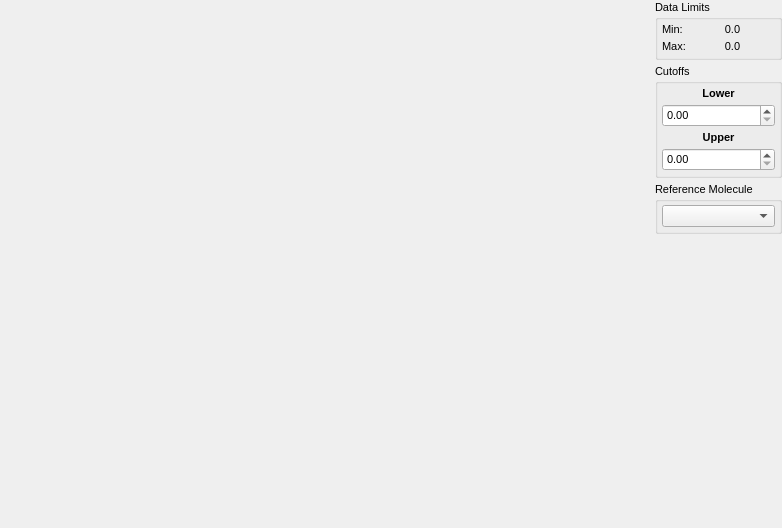
<?xml version="1.0" encoding="UTF-8"?>
<ui version="4.0">
 <class>OrientedSDFModuleWidget</class>
 <widget class="QWidget" name="OrientedSDFModuleWidget">
  <property name="geometry">
   <rect>
    <x>0</x>
    <y>0</y>
    <width>782</width>
    <height>528</height>
   </rect>
  </property>
  <property name="sizePolicy">
   <sizepolicy hsizetype="Expanding" vsizetype="Expanding">
    <horstretch>0</horstretch>
    <verstretch>0</verstretch>
   </sizepolicy>
  </property>
  <property name="font">
   <font>
    <pointsize>8</pointsize>
   </font>
  </property>
  <property name="windowTitle">
   <string>SDF Controls</string>
  </property>
  <layout class="QHBoxLayout" name="horizontalLayout">
   <property name="spacing">
    <number>4</number>
   </property>
   <property name="leftMargin">
    <number>0</number>
   </property>
   <property name="topMargin">
    <number>0</number>
   </property>
   <property name="rightMargin">
    <number>0</number>
   </property>
   <property name="bottomMargin">
    <number>0</number>
   </property>
   <item>
    <widget class="DataWidget" name="SDFPlotWidget" native="true">
     <property name="sizePolicy">
      <sizepolicy hsizetype="Expanding" vsizetype="Expanding">
       <horstretch>1</horstretch>
       <verstretch>0</verstretch>
      </sizepolicy>
     </property>
    </widget>
   </item>
   <item>
    <layout class="QVBoxLayout" name="verticalLayout_2">
     <property name="spacing">
      <number>4</number>
     </property>
     <item>
      <widget class="QGroupBox" name="DataLimitsGroup">
       <property name="sizePolicy">
        <sizepolicy hsizetype="Minimum" vsizetype="Preferred">
         <horstretch>0</horstretch>
         <verstretch>0</verstretch>
        </sizepolicy>
       </property>
       <property name="title">
        <string>Data Limits</string>
       </property>
       <layout class="QFormLayout" name="formLayout">
        <property name="horizontalSpacing">
         <number>4</number>
        </property>
        <property name="verticalSpacing">
         <number>4</number>
        </property>
        <property name="leftMargin">
         <number>4</number>
        </property>
        <property name="topMargin">
         <number>4</number>
        </property>
        <property name="rightMargin">
         <number>4</number>
        </property>
        <property name="bottomMargin">
         <number>4</number>
        </property>
        <item row="0" column="0">
         <widget class="QLabel" name="DataMinTextLabel">
          <property name="text">
           <string>Min:</string>
          </property>
         </widget>
        </item>
        <item row="0" column="1">
         <widget class="QLabel" name="DataMinValueLabel">
          <property name="sizePolicy">
           <sizepolicy hsizetype="Expanding" vsizetype="Preferred">
            <horstretch>0</horstretch>
            <verstretch>0</verstretch>
           </sizepolicy>
          </property>
          <property name="text">
           <string>0.0</string>
          </property>
          <property name="alignment">
           <set>Qt::AlignCenter</set>
          </property>
         </widget>
        </item>
        <item row="1" column="0">
         <widget class="QLabel" name="DataMaxTextLabel">
          <property name="text">
           <string>Max:</string>
          </property>
         </widget>
        </item>
        <item row="1" column="1">
         <widget class="QLabel" name="DataMaxValueLabel">
          <property name="sizePolicy">
           <sizepolicy hsizetype="Expanding" vsizetype="Preferred">
            <horstretch>0</horstretch>
            <verstretch>0</verstretch>
           </sizepolicy>
          </property>
          <property name="text">
           <string>0.0</string>
          </property>
          <property name="alignment">
           <set>Qt::AlignCenter</set>
          </property>
         </widget>
        </item>
       </layout>
      </widget>
     </item>
     <item>
      <widget class="QGroupBox" name="CutoffGroup">
       <property name="sizePolicy">
        <sizepolicy hsizetype="Minimum" vsizetype="Preferred">
         <horstretch>0</horstretch>
         <verstretch>0</verstretch>
        </sizepolicy>
       </property>
       <property name="title">
        <string>Cutoffs</string>
       </property>
       <layout class="QVBoxLayout" name="verticalLayout">
        <property name="spacing">
         <number>4</number>
        </property>
        <property name="leftMargin">
         <number>4</number>
        </property>
        <property name="topMargin">
         <number>4</number>
        </property>
        <property name="rightMargin">
         <number>4</number>
        </property>
        <property name="bottomMargin">
         <number>4</number>
        </property>
        <item>
         <widget class="QLabel" name="LowerCutoffLabel">
          <property name="font">
           <font>
            <weight>75</weight>
            <bold>true</bold>
           </font>
          </property>
          <property name="text">
           <string>Lower</string>
          </property>
          <property name="alignment">
           <set>Qt::AlignCenter</set>
          </property>
         </widget>
        </item>
        <item>
         <widget class="ExponentialSpin" name="LowerCutoffSpin"/>
        </item>
        <item>
         <widget class="QLabel" name="UpperCutoffLabel">
          <property name="font">
           <font>
            <weight>75</weight>
            <bold>true</bold>
           </font>
          </property>
          <property name="text">
           <string>Upper</string>
          </property>
          <property name="alignment">
           <set>Qt::AlignCenter</set>
          </property>
         </widget>
        </item>
        <item>
         <widget class="ExponentialSpin" name="UpperCutoffSpin"/>
        </item>
       </layout>
      </widget>
     </item>
     <item>
      <widget class="QGroupBox" name="ReferenceMoleculeGroup">
       <property name="title">
        <string>Reference Molecule</string>
       </property>
       <layout class="QVBoxLayout" name="verticalLayout_3">
        <property name="spacing">
         <number>4</number>
        </property>
        <property name="leftMargin">
         <number>4</number>
        </property>
        <property name="topMargin">
         <number>4</number>
        </property>
        <property name="rightMargin">
         <number>4</number>
        </property>
        <property name="bottomMargin">
         <number>4</number>
        </property>
        <item>
         <widget class="QComboBox" name="ReferenceMoleculeCombo"/>
        </item>
       </layout>
      </widget>
     </item>
     <item>
      <spacer name="verticalSpacer">
       <property name="orientation">
        <enum>Qt::Vertical</enum>
       </property>
       <property name="sizeHint" stdset="0">
        <size>
         <width>20</width>
         <height>40</height>
        </size>
       </property>
      </spacer>
     </item>
    </layout>
   </item>
  </layout>
 </widget>
 <customwidgets>
  <customwidget>
   <class>DataWidget</class>
   <extends>QWidget</extends>
   <header>gui/dataWidget.h</header>
   <container>1</container>
  </customwidget>
  <customwidget>
   <class>ExponentialSpin</class>
   <extends>QDoubleSpinBox</extends>
   <header>gui/widgets/exponentialSpin.h</header>
  </customwidget>
 </customwidgets>
 <resources/>
 <connections/>
</ui>
